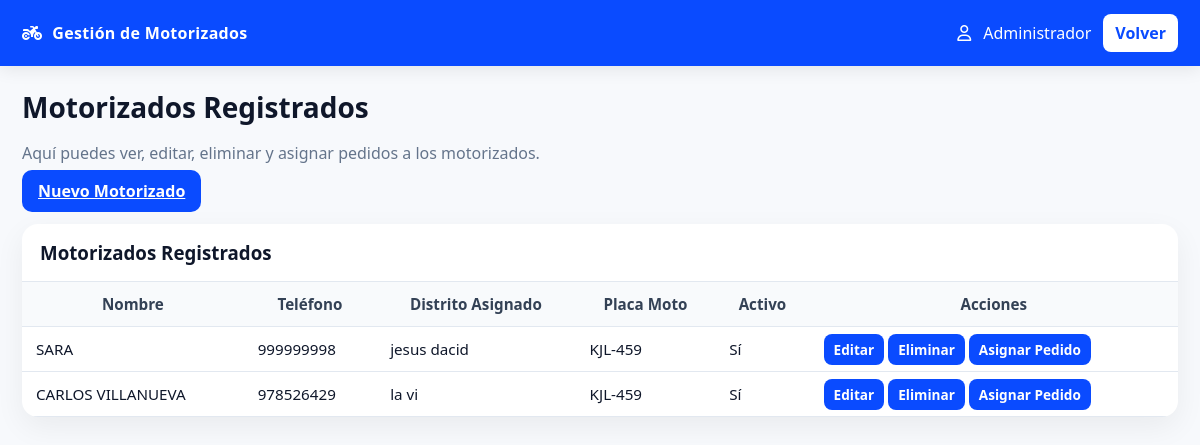
Page /courier_sdt/admin/motorizados.php (signed in) on the committed database.
### tables this page shows
CREATE TABLE `motorizados` (
  `id_motorizado` int(11) NOT NULL,
  `nombre_completo` varchar(255) NOT NULL,
  `telefono` varchar(15) NOT NULL,
  `placa_moto` varchar(20) NOT NULL,
  `contrasena` varchar(255) NOT NULL,
  `distrito_asignado` varchar(100) NOT NULL,
  `activo` enum('1','0') NOT NULL DEFAULT '1',
  `creado_en` timestamp NOT NULL DEFAULT current_timestamp()
);

### courier_sdt/admin/motorizados.php (the view, shortened to what this page needs)
<?php
require_once __DIR__ . '/../config.php';
$motorizados = obtenerMotorizados();
function obtenerMotorizados() {
    global $pdo;
    $stmt = $pdo->prepare("SELECT * FROM motorizados ORDER BY id_motorizado DESC");
    $stmt->execute();
    return $stmt->fetchAll(PDO::FETCH_ASSOC);
}
?>
<!DOCTYPE html>
<html lang="es">
<head>
    <link rel="stylesheet" href="../css/styles.css">
    <link rel="stylesheet" href="https://cdnjs.cloudflare.com/ajax/libs/font-awesome/6.5.0/css/all.min.css">
</head>
<body class="admin-page">
    <header class="admin-topbar">
        <div class="admin-topbar__inner">
            <div class="admin-brand"><i class="fa-solid fa-motorcycle"></i> Gestión de Motorizados</div>
            <div class="admin-user">
                <i class="fa-regular fa-user"></i>
                <span><?= htmlspecialchars($_SESSION['admin_nombre'] ?? 'Administrador') ?></span>
                <a class="btn btn--light" href="index.php">Volver</a>
            </div>
        </div>
    </header>
    <div class="admin-layout" style="grid-template-columns: 1fr;">
        <main class="admin-content">
            <section class="admin-hello">
                <h1>Motorizados Registrados</h1>
                <p class="muted">Aquí puedes ver, editar, eliminar y asignar pedidos a los motorizados.</p>
                <a href="motorizado_nuevo.php" class="btn btn--primary">Nuevo Motorizado</a>
            </section>
            <section class="admin-card">
                <div class="admin-card__header">
                    <h3>Motorizados Registrados</h3>
                </div>
                <div class="table-wrap">
                    <table class="table">
                        <thead>
                            <tr>
                                <th>Nombre</th>
                                <th>Teléfono</th>
                                <th>Distrito Asignado</th>
                                <th>Placa Moto</th>
                                <th>Activo</th>
                                <th>Acciones</th>
                            </tr>
                        </thead>
                        <tbody>
                            <?php if (!$motorizados): ?>
                                <tr><td colspan="6" class="muted">No hay motorizados registrados.</td></tr>
                            <?php else: ?>
                                <?php foreach ($motorizados as $m): ?>
                                    <tr>
                                        <td><?= htmlspecialchars($m['nombre_completo']) ?></td>
                                        <td><?= htmlspecialchars($m['telefono']) ?></td>
                                        <td><?= htmlspecialchars($m['distrito_asignado']) ?></td>
                                        <td><?= htmlspecialchars($m['placa_moto']) ?></td>
                                        <td><?= $m['activo'] ? 'Sí' : 'No' ?></td>
                                        <td>
                                            <a href="editar_motorizado.php?id=<?= $m['id_motorizado'] ?>" class="btn-sm">Editar</a>
                                            <a href="?eliminar_id=<?= $m['id_motorizado'] ?>" class="btn-sm btn-danger" onclick="return confirm('¿Seguro que deseas eliminar este motorizado?')">Eliminar</a>
                                            <a href="asignar_pedido.php?id=<?= $m['id_motorizado'] ?>" class="btn-sm">Asignar Pedido</a>
                                        </td>
                                    </tr>
                                <?php endforeach; ?>
                            <?php endif; ?>
                        </tbody>
                    </table>
                </div>
            </section>
        </main>
    </div>
</body>
</html>

### courier_sdt/css/styles.css (style rules this page uses)
:root { --azul: #0A4BFF; --azul-osc: #083bd0; --azul-claro: #e8efff; --texto: #0f172a; --muted: #64748b; --fondo: #f7f9fc; --card: #ffffff; --borde: #e2e8f0; --sombra: 0 10px 30px rgba(2, 6, 23, .06); --admin-bg: var(--fondo); --card-bg: var(--card); --ink: var(--texto); --blue: var(--azul); --blue-700: var(--azul-osc); --green:#10b981; --orange:#f59e0b; --red:#ef4444; }
* { box-sizing: border-box; }
body { margin: 0; font-family: "Segoe UI", Roboto, Helvetica, Arial, sans-serif; background: var(--fondo); color: var(--texto); }
.btn { border: none; border-radius: 10px; padding: 10px 16px; cursor: pointer; font-weight: 600; background: var(--azul); color: #fff; transition: .2s; }
body.admin-page { background: var(--admin-bg); color: var(--ink); }
.admin-topbar { background: var(--blue); color:#fff; box-shadow: 0 4px 16px rgba(0,0,0,.08); }
.admin-topbar__inner { max-width: 1280px; margin:0 auto; padding:14px 22px; display:flex; align-items:center; justify-content:space-between; gap:18px; }
.admin-brand { font-weight:700; letter-spacing:.3px; display:flex; align-items:center; gap:10px; }
.admin-user { display:flex; align-items:center; gap:12px; }
.btn.btn--light { background:#fff; color:var(--blue); padding:8px 12px; border-radius:8px; text-decoration:none; font-weight:600; }
.admin-layout { max-width: 1280px; margin: 22px auto; display:grid; grid-template-columns: 250px 1fr; gap: 22px; padding:0 22px; }
.admin-content { display:flex; flex-direction:column; gap:22px; }
.admin-hello h1 { font-size: 28px; margin:0 0 6px; }
.muted { color: var(--muted); }
.admin-card { background: var(--card-bg); border-radius:16px; box-shadow: var(--sombra); padding: 0; overflow: hidden; }
.admin-card__header { padding:16px 18px; border-bottom:1px solid var(--borde); display:flex; align-items:center; justify-content:space-between; }
.admin-card__header h3 { margin:0; }
.table-wrap { width:100%; overflow:auto; }
.table { width:100%; border-collapse:collapse; font-size:.95rem; }
.table th, .table td { padding:12px 14px; border-bottom:1px solid var(--borde); }
.table thead th { background:#f8fafc; color:#334155; font-weight:700; }
.btn-sm { background: var(--blue); color:#fff; padding:6px 10px; border-radius:8px; text-decoration:none; font-weight:700; font-size:.85rem; }

### rows in the picture
motorizados: nombre_completo "SARA", telefono "999999998", distrito_asignado "jesus dacid", placa_moto "KJL-459", activo "Sí"
motorizados: nombre_completo "CARLOS VILLANUEVA", telefono "978526429", distrito_asignado "la vi", placa_moto "KJL-459", activo "Sí"

### other values in the picture
$_SESSION['admin_nombre'] "Administrador"
